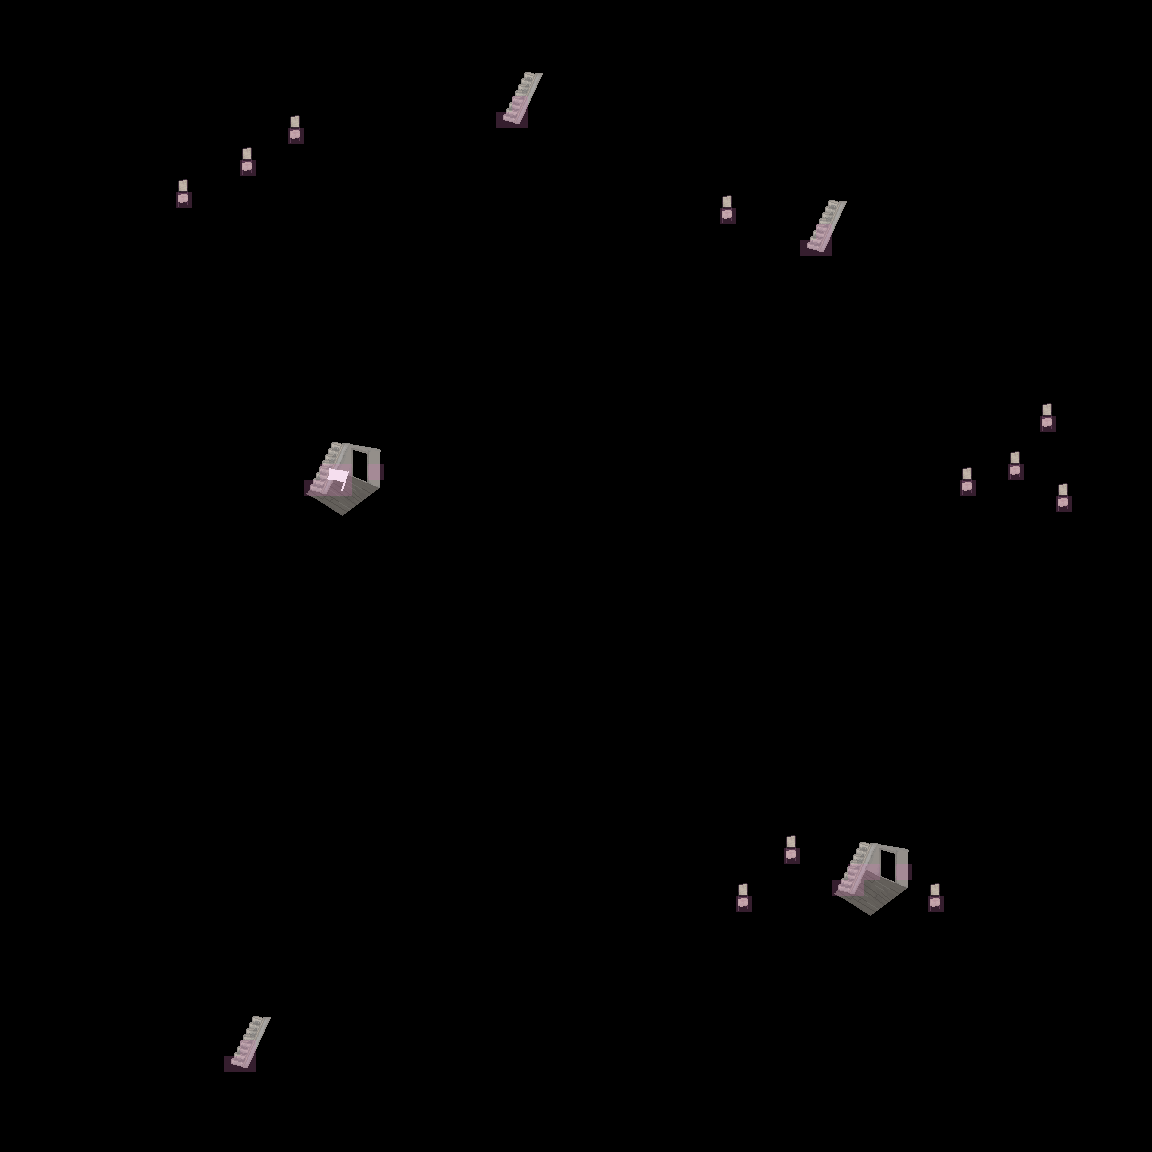

A 2D game scene composited from a Tiled map and its tileset images. What follows is a short description and the map's XML, with each tile layer's data collapsed to a summary:
An orthogonal 72x72 tile map with 16x16 px tiles, 5 tile layers (Floor, Props, Props2, Above, ...), 3 tilesets and 2 objects.

<map version="1.10" tiledversion="1.11.0" orientation="orthogonal" renderorder="right-down" width="72" height="72" tilewidth="16" tileheight="16" infinite="0" nextlayerid="8" nextobjectid="4">
 <properties>
  <property name="looping" type="bool" value="true" />
  <property name="music" value="res/audio/music/candle.ogg" />
  <property name="music_speed" type="float" value="1" />
  <property name="music_volume" type="float" value="0.5" />
  <property name="tint" value="0,0,0,70" />
 </properties>
 <tileset firstgid="1" source="entity/rabbit.tsx" />
 <tileset firstgid="13" source="tilesets/dolls.tsx" />
 <tileset firstgid="77" source="tilesets/flags.tsx" />
 <layer id="1" name="Floor" width="72" height="72">
  <data>[5184 cells, 0 non-empty, 0 distinct tile ids]</data>
 </layer>
 <layer id="3" name="Props" width="72" height="72">
  <data>[5184 cells, 60 non-empty, 22 distinct tile ids]</data>
 </layer>
 <layer id="7" name="Props2" width="72" height="72">
  <data>[5184 cells, 1 non-empty, 1 distinct tile ids]</data>
 </layer>
 <layer id="5" name="Above" width="72" height="72">
  <properties>
   <property name="height" type="int" value="1" />
  </properties>
  <data>[5184 cells, 47 non-empty, 18 distinct tile ids]</data>
 </layer>
 <objectgroup id="2" name="Entities">
  <object id="1" gid="5" x="768" y="240" width="16" height="40">
   <properties>
    <property name="file" value="res/data/entity/npc/rabbit.json" />
   </properties>
  </object>
  <object id="3" gid="180" x="336" y="496" width="16" height="16">
   <properties>
    <property name="draw" type="bool" value="false" />
    <property name="file" value="res/data/entity/entrances/warp.json" />
    <property name="warp_map" value="flags.tmx" />
    <property name="warp_x" type="int" value="53" />
    <property name="warp_y" type="int" value="26" />
   </properties>
  </object>
 </objectgroup>
 <layer id="4" name="Collision" width="72" height="72" opacity="0.25">
  <properties>
   <property name="draw" type="bool" value="false" />
  </properties>
  <data>[5184 cells, 31 non-empty, 2 distinct tile ids]</data>
 </layer>
</map>
